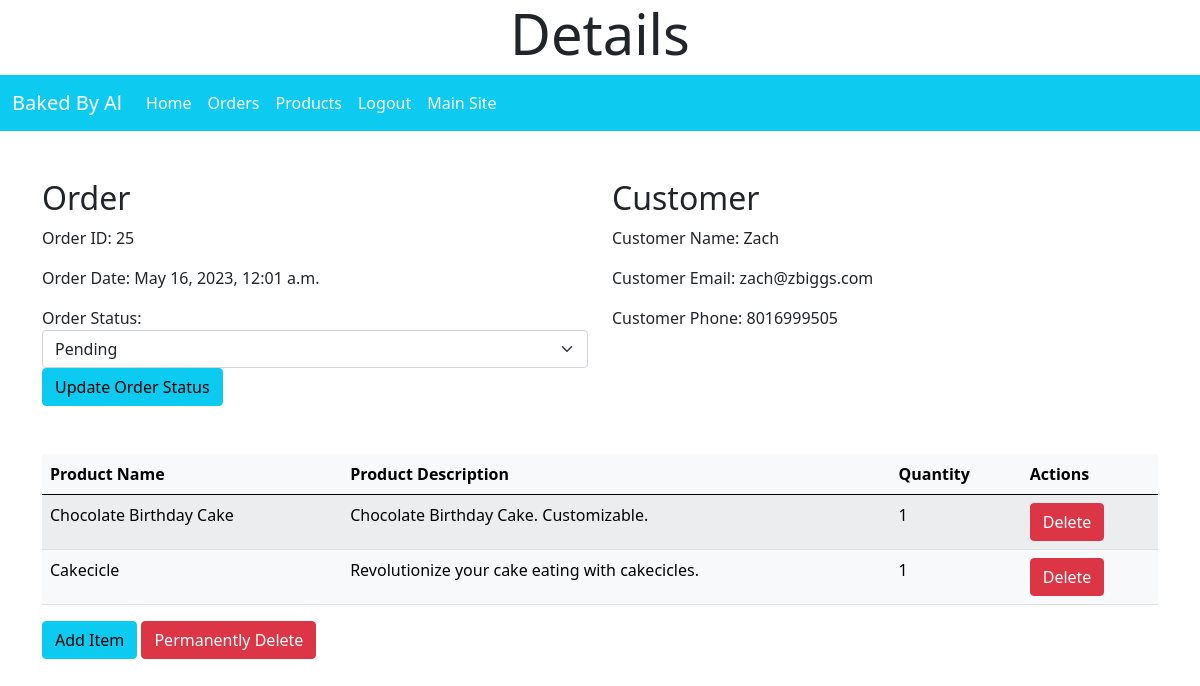
The app's page /administration/orders/25/ (signed in) with its own data.
### BakedByAl/models.py (models this page shows, shortened)
class Order(models.Model):
    name = models.CharField(max_length=100)
    email = models.EmailField()
    phone = models.CharField(max_length=15)
    date = models.DateTimeField(auto_now_add=True)
    ORDER_STATUS_CHOICES = [
        ('P', 'Pending'),
        ('C', 'Confirmed'),
        ('F', 'Fulfilled'),
        ('X', 'Cancelled')
    ]
    order_status = models.CharField(max_length=1, choices=ORDER_STATUS_CHOICES, default='P')

class OrderItem(models.Model):
    product = models.ForeignKey('GalleryItem', on_delete=models.CASCADE)
    quantity = models.IntegerField()
    order = models.ForeignKey('Order', on_delete=models.CASCADE)

class GalleryItem(models.Model):
    name = models.CharField(max_length=100)
    description = models.TextField()
    image = models.ImageField(upload_to='gallery-images/', default="no-image.png", blank=True)

### administration/views.py (the view)
# urls.py: path('orders/<int:order_id>/', views.order_detail, name='order_detail'),
@login_required
def order_detail(request, order_id):
    order = Order.objects.get(pk=order_id)
    if request.method == "POST" and request.POST.get('order_status') is not None:
        order.order_status = request.POST.get('order_status')
        order.save()
    if request.method == "POST" and request.POST.get('item_id') is not None:
        oi = OrderItem.objects.create(
            order=order,
            product=GalleryItem.objects.get(pk=request.POST.get('item_id')),
            quantity=request.POST.get('quantity'))
        oi.save()
    order_items = OrderItem.objects.filter(order=order)
    context = {
        'order': order,
        'order_items': order_items
    }
    return render(request, 'administration/order_detail.html', context)

### administration/templates/administration/order_detail.html (shortened to what this page needs)
{% extends 'administration/base.html' %}
{% block header %}
    <h1 class="display-4">Details</h1>
{% endblock %}
{% block content %}
    <main class="container mt-5">
        <div class="row mb-5">
            <div class="col-md-6">
                <h2>Order</h2>
                <p>Order ID: {{ order.id }}</p>
                <p>Order Date: {{ order.date }}</p>
                <form class="form" method="post" action="{% url "administration:order_detail" order.id %}">
                    <div class="form-group">
                        <label for="order_status">Order Status: </label>
                        <select class="form-select" name="order_status" id="order_status">
                            {% if order.order_status == 'P' %}
                                <option value="P" selected>Pending</option>
                            {% elif order.order_status == 'C' %}
                                <option value="P">Pending</option>
                                <option value="C" selected>Confirmed</option>
                                <option value="F">Fulfilled</option>
                                <option value="X">Cancelled</option>
                            {% elif order.order_status == 'F' %}
                                <option value="P">Pending</option>
                                <option value="C">Confirmed</option>
                                <option value="F" selected>Fulfilled</option>
                                <option value="X">Cancelled</option>
                            {% elif order.order_status == 'X' %}
                                <option value="P">Pending</option>
                                <option value="C">Confirmed</option>
                                <option value="F">Fulfilled</option>
                                <option value="X" selected>Cancelled</option>
                            {% endif %}
                        </select>
                    </div>
                    <input type="submit" class="btn btn-info" value="Update Order Status">
                </form>
            </div>
            <div class="col-md-6">
                <h2>Customer</h2>
                <p>Customer Name: {{ order.name }}</p>
                <p>Customer Email: {{ order.email }}</p>
                <p>Customer Phone: {{ order.phone }}</p>
            </div>
        </div>
        <table class="table table-light table-striped table-hover">
            <thead>
            <tr>
                <th>Product Name</th>
                <th>Product Description</th>
                <th>Quantity</th>
                <th>Actions</th>
            </tr>
            </thead>
            <tbody>
            {% for item in order_items %}
                <tr>
                    <td>{{ item.product.name }}</td>
                    <td>{{ item.product.description }}</td>
                    <td>{{ item.quantity }}</td>
                    <td>
                        <a href="{% url 'administration:order_item_delete' item.id %}" class="btn btn-danger">Delete</a>
                    </td>
                </tr>
            {% endfor %}
            </tbody>
        </table>
        <a href="{% url 'administration:order_item_create' order.id %}" class="btn btn-info">Add Item</a>
        <a href="{% url 'administration:order_delete' order.id %}" class="btn btn-danger">Permanently Delete</a>
    </main>
{% endblock %}

### records on screen
Order: id "25", date "May 16, 2023, 12:01 a.m.", order_status "Pending", name "Zach", email "zach@zbiggs.com", phone "8016999505"
OrderItem: product.name "Chocolate Birthday Cake", product.description "Chocolate Birthday Cake. Customizable.", quantity "1"
OrderItem: product.name "Cakecicle", product.description "Revolutionize your cake eating with cakecicles.", quantity "1"
